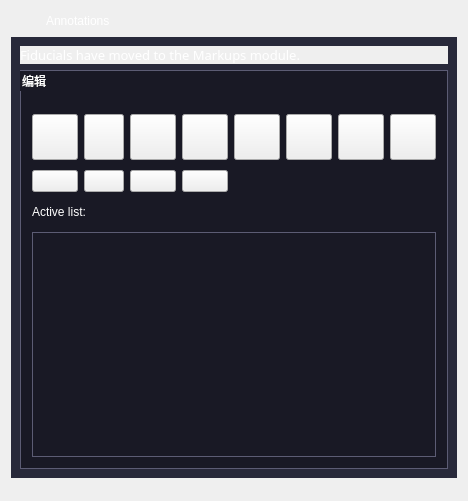
<?xml version="1.0" encoding="UTF-8"?>
<ui version="4.0">
 <class>qSlicerAnnotationModuleWidget</class>
 <widget class="qSlicerWidget" name="qSlicerAnnotationModuleWidget">
  <property name="geometry">
   <rect>
    <x>0</x>
    <y>0</y>
    <width>466</width>
    <height>501</height>
   </rect>
  </property>
  <property name="sizePolicy">
   <sizepolicy hsizetype="Minimum" vsizetype="Preferred">
    <horstretch>0</horstretch>
    <verstretch>0</verstretch>
   </sizepolicy>
  </property>
  <property name="windowTitle">
   <string>Annotation</string>
  </property>
  <property name="styleSheet">
   <string notr="true">QWidget#CTKCollapsibleButton
{	
	background: #28293a;
	border: none;
}

QTableView
{
    alternate-background-color:#e3edf9;
    gridline-color: #5c5c74;
	background: #191925;
	border: 1px solid #5c5c74;
	selection-background-color: #6987d5;
	font: 10pt &quot;Microsoft YaHei&quot;;
	color: rgb(255, 255, 255);
}
 
QHeaderView::section
{
    background: #191925;
	border: 1px solid #5c5c74;
	background-color:transparent
}

QTreeView
{
	background: #191925;
	border: 1px solid #5c5c74;
}

QTreeView::item{
	height: 26;
	alternate-background-color:#e3edf9;
	gridline-color: #5c5c74;
	selection-background-color: #6987d5;
	font: 10pt &quot;Microsoft YaHei&quot;;
	color: rgb(255, 255, 255);
} 

QWidget
{
	font: 10pt &quot;Microsoft YaHei&quot;;
	color: rgb(255, 255, 255);
}

QGroupBox#CTKCollapsibleGroupBox_3
{
	background: #191925;
	border:1px solid #5c5c74;
}


QPushButton#selectAllButton,
QPushButton#unselectAllButton,
QPushButton#visibleSelectedButton,
QPushButton#lockSelectedButton,
QPushButton#jumpSlicesButton,
QPushButton#addHierarchyButton,
QPushButton#generateReport,
QPushButton#deleteSelectedButton,
QPushButton#visibleHierarchyButton,
QPushButton#invisibleHierarchyButton,
QPushButton#lockHierarchyButton,
QPushButton#unlockHierarchyButton{
	min-width: 44;
	min-height: 44;
	max-width: 44;
	max-height: 44;
	background: #191925;
	border: 1px solid #5c5c74;
	border-radius: 1px;
	font: 10pt &quot;Microsoft YaHei&quot;;
}

QPushButton#selectAllButton:hover,
QPushButton#unselectAllButton:hover,
QPushButton#visibleSelectedButton:hover,
QPushButton#lockSelectedButton:hover,
QPushButton#jumpSlicesButton:hover,
QPushButton#addHierarchyButton:hover,
QPushButton#generateReport:hover,
QPushButton#deleteSelectedButton:hover,
QPushButton#visibleHierarchyButton:hover,
QPushButton#invisibleHierarchyButton:hover,
QPushButton#lockHierarchyButton:hover,
QPushButton#unlockHierarchyButton:hover
{
	background-color: #5C5C74;
}

QCheckBox {
    spacing: 7px;/*复选框文本与勾选框的距离*/
}

QCheckBox::indicator {
    width: 16px;/*勾选框的大小*/
    height: 16px;
}
/*勾选框未选中时的图像*/
QCheckBox::indicator:unchecked {
    image: url(:/Icons/CheckBoxImage1.png);
}

/*勾选框选中时的图像*/
QCheckBox::indicator:checked {
    image: url(:/Icons/CheckBoxImage.png);
}</string>
  </property>
  <layout class="QVBoxLayout" name="verticalLayout">
   <item>
    <layout class="QHBoxLayout" name="horizontalLayout_7">
     <property name="spacing">
      <number>10</number>
     </property>
     <property name="leftMargin">
      <number>9</number>
     </property>
     <item>
      <widget class="QLabel" name="label_2">
       <property name="minimumSize">
        <size>
         <width>16</width>
         <height>18</height>
        </size>
       </property>
       <property name="maximumSize">
        <size>
         <width>16</width>
         <height>18</height>
        </size>
       </property>
       <property name="styleSheet">
        <string notr="true">QLabel{
	width: 16;
	height: 18;
	border-image: url(:/Icons/Icons/annotations.png);
}</string>
       </property>
       <property name="text">
        <string/>
       </property>
      </widget>
     </item>
     <item>
      <widget class="QLabel" name="label_3">
       <property name="styleSheet">
        <string notr="true">QLabel{
	font: 16pt &quot;Microsoft YaHei&quot;;
}</string>
       </property>
       <property name="text">
        <string>Annotations</string>
       </property>
      </widget>
     </item>
     <item>
      <spacer name="horizontalSpacer_3">
       <property name="orientation">
        <enum>Qt::Horizontal</enum>
       </property>
       <property name="sizeHint" stdset="0">
        <size>
         <width>40</width>
         <height>20</height>
        </size>
       </property>
      </spacer>
     </item>
    </layout>
   </item>
   <item>
    <widget class="ctkCollapsibleButton" name="CTKCollapsibleButton" native="true">
     <property name="styleSheet">
      <string notr="true">QPushButton#RegionNodeRenameTFsButton,
QPushButton#RegionNodeEditTFsButton,
QPushButton#RegionNodeDeleteTFsButton{
	min-width: 30;
	min-height: 24;
	max-width: 30;
	max-height: 24;
	background: #191925;
	border: 1px solid #5c5c74;
	border-radius: 1px;
	font: 10pt &quot;Microsoft YaHei&quot;;
}

QPushButton#RegionNodeRenameTFsButton:hover,
QPushButton#RegionNodeEditTFsButton:hover,
QPushButton#RegionNodeDeleteTFsButton:hover,
QPushButton#GlyphToggle:hover,
QPushButton#GridToggle:hover,
QPushButton#ContourToggle:hover
{
	background-color: #5C5C74;
}</string>
     </property>
     <property name="text" stdset="0">
      <string>Annotations</string>
     </property>
     <layout class="QVBoxLayout" name="verticalLayout_2">
      <property name="spacing">
       <number>6</number>
      </property>
      <property name="topMargin">
       <number>9</number>
      </property>
      <item>
       <widget class="QLabel" name="markupsLabel">
        <property name="font">
         <font>
          <family>Microsoft YaHei</family>
          <pointsize>10</pointsize>
          <weight>50</weight>
          <italic>false</italic>
          <bold>false</bold>
         </font>
        </property>
        <property name="autoFillBackground">
         <bool>true</bool>
        </property>
        <property name="text">
         <string>Fiducials have moved to the Markups module.</string>
        </property>
       </widget>
      </item>
      <item>
       <widget class="ctkCollapsibleGroupBox" name="CTKCollapsibleGroupBox_3">
        <property name="title">
         <string>编辑</string>
        </property>
        <layout class="QGridLayout" name="gridLayout">
         <property name="topMargin">
          <number>24</number>
         </property>
         <property name="verticalSpacing">
          <number>10</number>
         </property>
         <item row="0" column="0">
          <widget class="QPushButton" name="selectAllButton">
           <property name="sizePolicy">
            <sizepolicy hsizetype="Fixed" vsizetype="Fixed">
             <horstretch>0</horstretch>
             <verstretch>0</verstretch>
            </sizepolicy>
           </property>
           <property name="minimumSize">
            <size>
             <width>46</width>
             <height>46</height>
            </size>
           </property>
           <property name="maximumSize">
            <size>
             <width>46</width>
             <height>46</height>
            </size>
           </property>
           <property name="toolTip">
            <string>Select all annotations and hierarchies</string>
           </property>
           <property name="text">
            <string/>
           </property>
           <property name="icon">
            <iconset resource="../qSlicerAnnotationModule.qrc">
             <normaloff>:/Icons/AnnotationSelectAll.png</normaloff>
             <normalon>:/Icons/AnnotationDeselectAll.png</normalon>:/Icons/AnnotationSelectAll.png</iconset>
           </property>
          </widget>
         </item>
         <item row="0" column="1">
          <widget class="QPushButton" name="unselectAllButton">
           <property name="sizePolicy">
            <sizepolicy hsizetype="Preferred" vsizetype="Fixed">
             <horstretch>0</horstretch>
             <verstretch>0</verstretch>
            </sizepolicy>
           </property>
           <property name="maximumSize">
            <size>
             <width>46</width>
             <height>46</height>
            </size>
           </property>
           <property name="toolTip">
            <string>Unselect all annotations and hierarchies</string>
           </property>
           <property name="text">
            <string/>
           </property>
           <property name="icon">
            <iconset resource="../qSlicerAnnotationModule.qrc">
             <normaloff>:/Icons/AnnotationDeselectAll.png</normaloff>:/Icons/AnnotationDeselectAll.png</iconset>
           </property>
          </widget>
         </item>
         <item row="0" column="2">
          <widget class="QPushButton" name="visibleSelectedButton">
           <property name="sizePolicy">
            <sizepolicy hsizetype="Preferred" vsizetype="Fixed">
             <horstretch>0</horstretch>
             <verstretch>0</verstretch>
            </sizepolicy>
           </property>
           <property name="minimumSize">
            <size>
             <width>46</width>
             <height>46</height>
            </size>
           </property>
           <property name="maximumSize">
            <size>
             <width>46</width>
             <height>46</height>
            </size>
           </property>
           <property name="toolTip">
            <string>Toggle the visibility of highlighted Annotations. Hierarchies are ignored.</string>
           </property>
           <property name="text">
            <string/>
           </property>
           <property name="icon">
            <iconset>
             <normaloff>:/Icons/Medium/SlicerVisibleInvisible.png</normaloff>:/Icons/Medium/SlicerVisibleInvisible.png</iconset>
           </property>
          </widget>
         </item>
         <item row="0" column="3">
          <widget class="QPushButton" name="lockSelectedButton">
           <property name="sizePolicy">
            <sizepolicy hsizetype="Preferred" vsizetype="Fixed">
             <horstretch>0</horstretch>
             <verstretch>0</verstretch>
            </sizepolicy>
           </property>
           <property name="minimumSize">
            <size>
             <width>46</width>
             <height>46</height>
            </size>
           </property>
           <property name="maximumSize">
            <size>
             <width>46</width>
             <height>46</height>
            </size>
           </property>
           <property name="toolTip">
            <string>Lock/ unlock highlighted annotations. Hierarchies are ignored.</string>
           </property>
           <property name="text">
            <string/>
           </property>
           <property name="icon">
            <iconset>
             <normaloff>:/Icons/Medium/SlicerLockUnlock.png</normaloff>:/Icons/Medium/SlicerLockUnlock.png</iconset>
           </property>
          </widget>
         </item>
         <item row="0" column="4">
          <widget class="QPushButton" name="jumpSlicesButton">
           <property name="sizePolicy">
            <sizepolicy hsizetype="Preferred" vsizetype="Fixed">
             <horstretch>0</horstretch>
             <verstretch>0</verstretch>
            </sizepolicy>
           </property>
           <property name="minimumSize">
            <size>
             <width>46</width>
             <height>46</height>
            </size>
           </property>
           <property name="maximumSize">
            <size>
             <width>46</width>
             <height>46</height>
            </size>
           </property>
           <property name="toolTip">
            <string>Reset sliceViews to the first coordinate of the highlighted annotation.</string>
           </property>
           <property name="text">
            <string/>
           </property>
           <property name="icon">
            <iconset resource="../qSlicerAnnotationModule.qrc">
             <normaloff>:/Icons/AnnotationResetView.png</normaloff>:/Icons/AnnotationResetView.png</iconset>
           </property>
          </widget>
         </item>
         <item row="0" column="5">
          <widget class="QPushButton" name="addHierarchyButton">
           <property name="sizePolicy">
            <sizepolicy hsizetype="Preferred" vsizetype="Fixed">
             <horstretch>0</horstretch>
             <verstretch>0</verstretch>
            </sizepolicy>
           </property>
           <property name="minimumSize">
            <size>
             <width>46</width>
             <height>46</height>
            </size>
           </property>
           <property name="maximumSize">
            <size>
             <width>46</width>
             <height>46</height>
            </size>
           </property>
           <property name="toolTip">
            <string>Create a new hierarchy. If a hierarchy is currently highlighted, the new one will be a sub-hierarchy.</string>
           </property>
           <property name="text">
            <string/>
           </property>
           <property name="icon">
            <iconset>
             <normaloff>:/Icons/Medium/SlicerAddHierarchy.png</normaloff>:/Icons/Medium/SlicerAddHierarchy.png</iconset>
           </property>
          </widget>
         </item>
         <item row="0" column="6">
          <widget class="QPushButton" name="generateReport">
           <property name="sizePolicy">
            <sizepolicy hsizetype="Preferred" vsizetype="Fixed">
             <horstretch>0</horstretch>
             <verstretch>0</verstretch>
            </sizepolicy>
           </property>
           <property name="minimumSize">
            <size>
             <width>46</width>
             <height>46</height>
            </size>
           </property>
           <property name="maximumSize">
            <size>
             <width>46</width>
             <height>46</height>
            </size>
           </property>
           <property name="toolTip">
            <string>Display a report of highlighted annotations</string>
           </property>
           <property name="text">
            <string/>
           </property>
           <property name="icon">
            <iconset resource="../qSlicerAnnotationModule.qrc">
             <normaloff>:/Icons/AnnotationReport.png</normaloff>:/Icons/AnnotationReport.png</iconset>
           </property>
          </widget>
         </item>
         <item row="0" column="7">
          <widget class="QPushButton" name="deleteSelectedButton">
           <property name="sizePolicy">
            <sizepolicy hsizetype="Preferred" vsizetype="Fixed">
             <horstretch>0</horstretch>
             <verstretch>0</verstretch>
            </sizepolicy>
           </property>
           <property name="minimumSize">
            <size>
             <width>46</width>
             <height>46</height>
            </size>
           </property>
           <property name="maximumSize">
            <size>
             <width>46</width>
             <height>46</height>
            </size>
           </property>
           <property name="toolTip">
            <string>Delete highlighted annotations. Hierarchies have to single selected to get deleted.</string>
           </property>
           <property name="text">
            <string/>
           </property>
           <property name="icon">
            <iconset resource="../qSlicerAnnotationModule.qrc">
             <normaloff>:/Icons/AnnotationDelete.png</normaloff>:/Icons/AnnotationDelete.png</iconset>
           </property>
          </widget>
         </item>
         <item row="1" column="0">
          <widget class="QPushButton" name="visibleHierarchyButton">
           <property name="maximumSize">
            <size>
             <width>46</width>
             <height>46</height>
            </size>
           </property>
           <property name="toolTip">
            <string>Set all annotations in active list visible</string>
           </property>
           <property name="text">
            <string/>
           </property>
           <property name="icon">
            <iconset>
             <normaloff>:/Icons/Small/SlicerVisible.png</normaloff>:/Icons/Small/SlicerVisible.png</iconset>
           </property>
          </widget>
         </item>
         <item row="1" column="1">
          <widget class="QPushButton" name="invisibleHierarchyButton">
           <property name="maximumSize">
            <size>
             <width>46</width>
             <height>46</height>
            </size>
           </property>
           <property name="toolTip">
            <string>Set all annotations in active list invisible</string>
           </property>
           <property name="text">
            <string/>
           </property>
           <property name="icon">
            <iconset>
             <normaloff>:/Icons/Small/SlicerInvisible.png</normaloff>:/Icons/Small/SlicerInvisible.png</iconset>
           </property>
          </widget>
         </item>
         <item row="1" column="2">
          <widget class="QPushButton" name="lockHierarchyButton">
           <property name="maximumSize">
            <size>
             <width>46</width>
             <height>46</height>
            </size>
           </property>
           <property name="toolTip">
            <string>Set all annotations in active list locked</string>
           </property>
           <property name="text">
            <string/>
           </property>
           <property name="icon">
            <iconset>
             <normaloff>:/Icons/Small/SlicerLock.png</normaloff>:/Icons/Small/SlicerLock.png</iconset>
           </property>
          </widget>
         </item>
         <item row="1" column="3">
          <widget class="QPushButton" name="unlockHierarchyButton">
           <property name="maximumSize">
            <size>
             <width>46</width>
             <height>46</height>
            </size>
           </property>
           <property name="toolTip">
            <string>Set all annotations in active list to be unlocked</string>
           </property>
           <property name="text">
            <string/>
           </property>
           <property name="icon">
            <iconset>
             <normaloff>:/Icons/Small/SlicerUnlock.png</normaloff>:/Icons/Small/SlicerUnlock.png</iconset>
           </property>
          </widget>
         </item>
         <item row="1" column="4" colspan="4">
          <layout class="QHBoxLayout" name="horizontalLayout">
           <item>
            <widget class="QLabel" name="label">
             <property name="text">
              <string/>
             </property>
            </widget>
           </item>
           <item>
            <spacer name="horizontalSpacer_2">
             <property name="orientation">
              <enum>Qt::Horizontal</enum>
             </property>
             <property name="sizeHint" stdset="0">
              <size>
               <width>40</width>
               <height>20</height>
              </size>
             </property>
            </spacer>
           </item>
          </layout>
         </item>
         <item row="2" column="0" colspan="8">
          <layout class="QHBoxLayout" name="horizontalLayout_2">
           <property name="spacing">
            <number>0</number>
           </property>
           <item>
            <widget class="QLabel" name="activeHierarchyLabel">
             <property name="toolTip">
              <string>Click a hierarchy to activate it. If the Main Hierarchy is active, new per-annotation lists will be created under it, otherwise annotations will be added to the active list.</string>
             </property>
             <property name="text">
              <string>Active list: </string>
             </property>
            </widget>
           </item>
           <item>
            <spacer name="horizontalSpacer">
             <property name="orientation">
              <enum>Qt::Horizontal</enum>
             </property>
             <property name="sizeHint" stdset="0">
              <size>
               <width>0</width>
               <height>20</height>
              </size>
             </property>
            </spacer>
           </item>
          </layout>
         </item>
         <item row="3" column="0" colspan="8">
          <widget class="qMRMLAnnotationTreeView" name="hierarchyTreeView">
           <property name="sizePolicy">
            <sizepolicy hsizetype="Expanding" vsizetype="MinimumExpanding">
             <horstretch>0</horstretch>
             <verstretch>0</verstretch>
            </sizepolicy>
           </property>
           <property name="styleSheet">
            <string notr="true">

/*QTreeWidget::indicator:indeterminate {image: url(:/Images/bxz.png);} // 半选中*/

QTreeView::indicator{
    width: 16px;/*勾选框的大小*/
    height: 16px;
}

QTreeView::indicator:checked 
{
	image: url(:/Icons/CheckBoxImage.png);
}

QTreeView::indicator:unchecked 
{
	image: url(:/Icons/CheckBoxImage1.png);
}</string>
           </property>
           <property name="dragDropMode">
            <enum>QAbstractItemView::InternalMove</enum>
           </property>
           <property name="selectionMode">
            <enum>QAbstractItemView::ExtendedSelection</enum>
           </property>
           <property name="indentation">
            <number>10</number>
           </property>
           <property name="uniformRowHeights">
            <bool>true</bool>
           </property>
           <property name="listenNodeModifiedEvent" stdset="0">
            <bool>true</bool>
           </property>
          </widget>
         </item>
        </layout>
       </widget>
      </item>
     </layout>
    </widget>
   </item>
   <item>
    <widget class="ctkDynamicSpacer" name="CTKSpacer" native="true">
     <property name="activeSizePolicy" stdset="0">
      <sizepolicy hsizetype="Ignored" vsizetype="Ignored">
       <horstretch>0</horstretch>
       <verstretch>0</verstretch>
      </sizepolicy>
     </property>
     <property name="inactiveSizePolicy" stdset="0">
      <sizepolicy hsizetype="MinimumExpanding" vsizetype="MinimumExpanding">
       <horstretch>0</horstretch>
       <verstretch>1</verstretch>
      </sizepolicy>
     </property>
     <property name="active" stdset="0">
      <bool>true</bool>
     </property>
    </widget>
   </item>
   <item>
    <widget class="ctkDynamicSpacer" name="DynamicSpacer" native="true">
     <property name="activeSizePolicy" stdset="0">
      <sizepolicy hsizetype="Ignored" vsizetype="Ignored">
       <horstretch>0</horstretch>
       <verstretch>0</verstretch>
      </sizepolicy>
     </property>
     <property name="inactiveSizePolicy" stdset="0">
      <sizepolicy hsizetype="MinimumExpanding" vsizetype="MinimumExpanding">
       <horstretch>0</horstretch>
       <verstretch>1</verstretch>
      </sizepolicy>
     </property>
     <property name="active" stdset="0">
      <bool>true</bool>
     </property>
    </widget>
   </item>
  </layout>
 </widget>
 <customwidgets>
  <customwidget>
   <class>ctkDynamicSpacer</class>
   <extends>QWidget</extends>
   <header>ctkDynamicSpacer.h</header>
  </customwidget>
  <customwidget>
   <class>qSlicerWidget</class>
   <extends>QWidget</extends>
   <header>qSlicerWidget.h</header>
   <container>1</container>
  </customwidget>
  <customwidget>
   <class>ctkCollapsibleGroupBox</class>
   <extends>QGroupBox</extends>
   <header>ctkCollapsibleGroupBox.h</header>
   <container>1</container>
  </customwidget>
  <customwidget>
   <class>ctkCollapsibleButton</class>
   <extends>QWidget</extends>
   <header>ctkCollapsibleButton.h</header>
   <container>1</container>
  </customwidget>
  <customwidget>
   <class>qMRMLAnnotationTreeView</class>
   <extends>QTreeView</extends>
   <header>qMRMLAnnotationTreeView.h</header>
  </customwidget>
 </customwidgets>
 <resources>
  <include location="../qSlicerAnnotationModule.qrc"/>
 </resources>
 <connections>
  <connection>
   <sender>CTKCollapsibleButton</sender>
   <signal>toggled(bool)</signal>
   <receiver>CTKSpacer</receiver>
   <slot>setActive(bool)</slot>
   <hints>
    <hint type="sourcelabel">
     <x>89</x>
     <y>30</y>
    </hint>
    <hint type="destinationlabel">
     <x>220</x>
     <y>571</y>
    </hint>
   </hints>
  </connection>
  <connection>
   <sender>CTKCollapsibleGroupBox_3</sender>
   <signal>toggled(bool)</signal>
   <receiver>DynamicSpacer</receiver>
   <slot>setActive(bool)</slot>
   <hints>
    <hint type="sourcelabel">
     <x>173</x>
     <y>218</y>
    </hint>
    <hint type="destinationlabel">
     <x>261</x>
     <y>556</y>
    </hint>
   </hints>
  </connection>
 </connections>
</ui>
